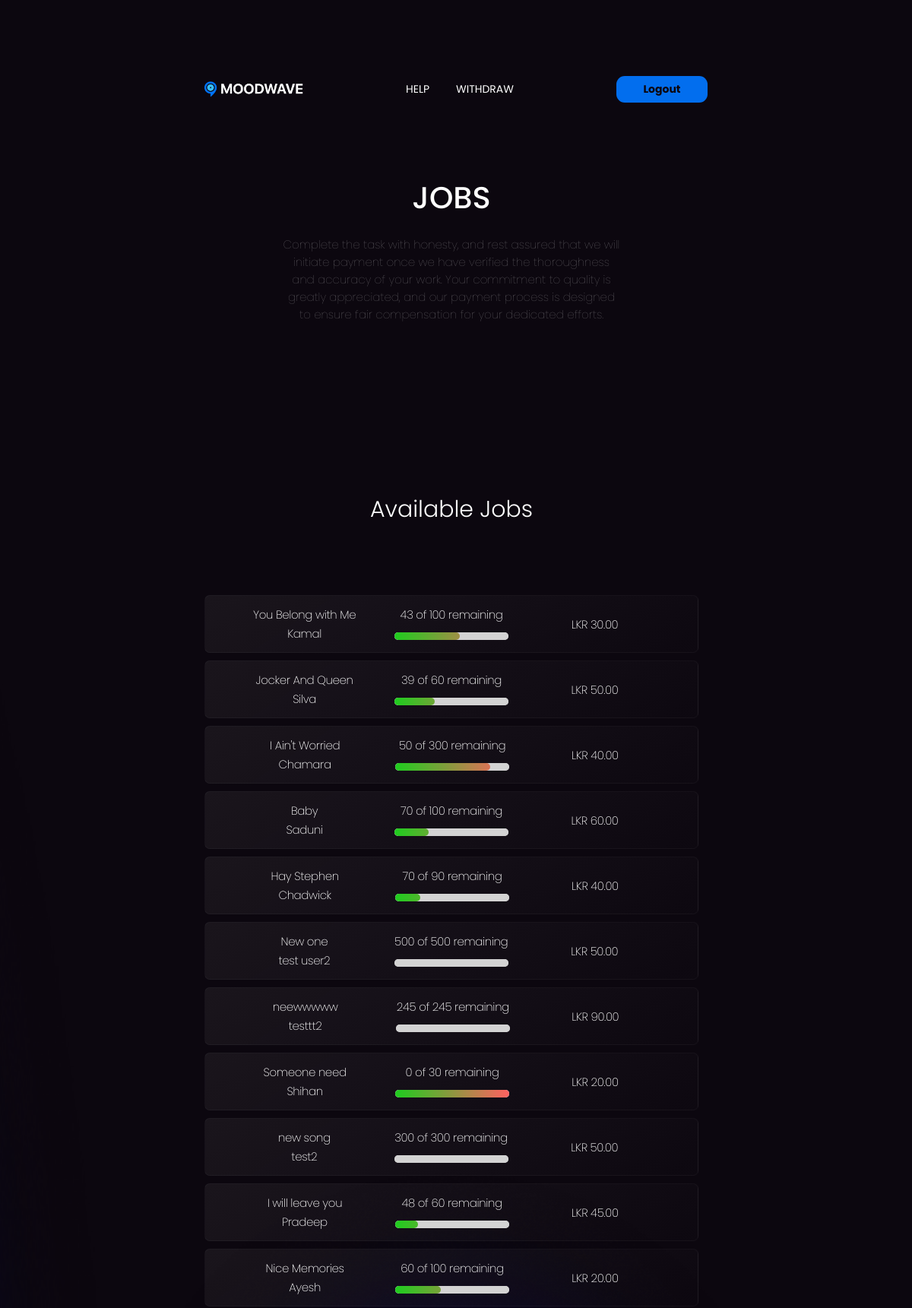
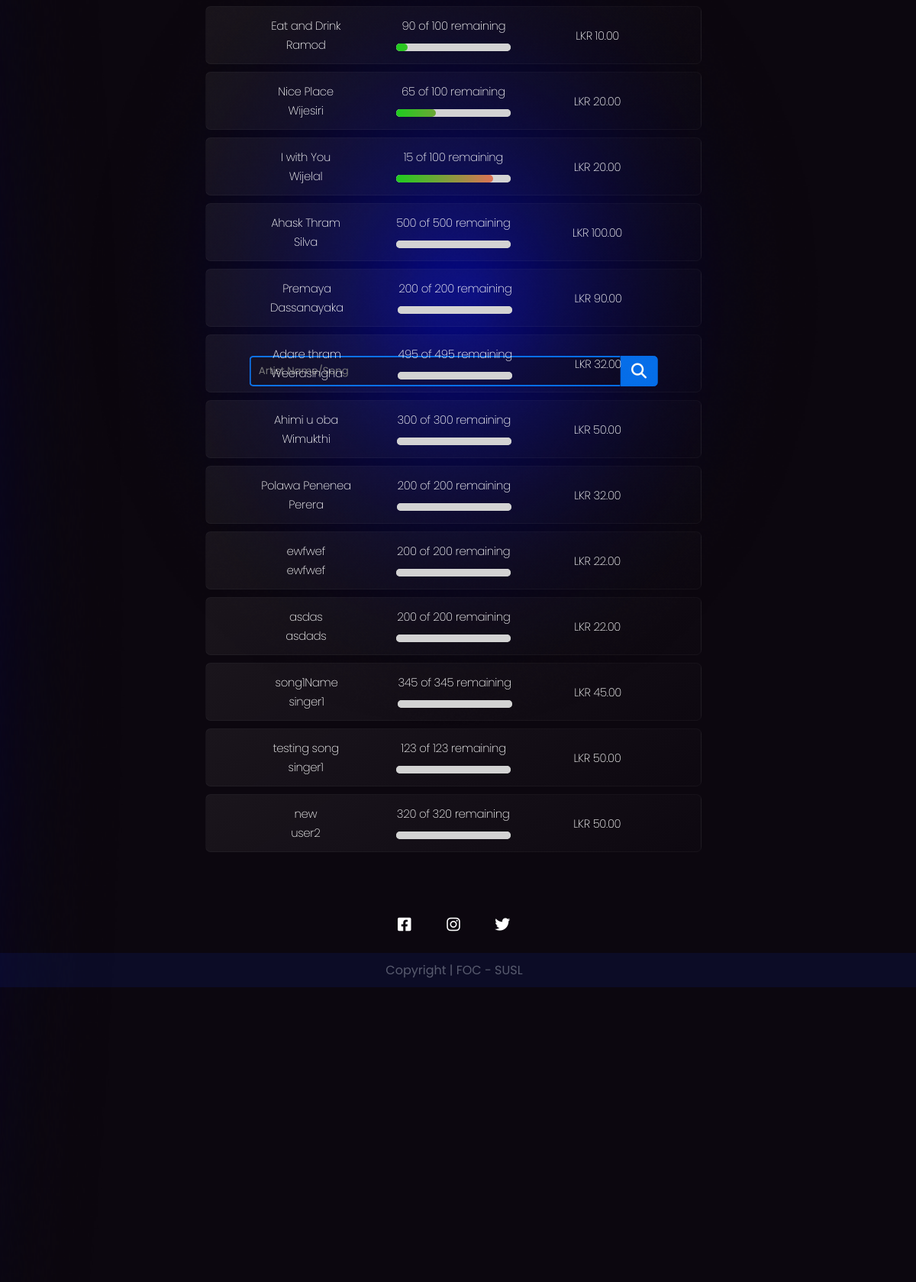
Screenshot of /Job.php (signed in, upper part) with the database file from the repository (2 pictures, top to bottom).
### tables this page shows
CREATE TABLE IF NOT EXISTS `jobs` (
  `job_id` int(6) NOT NULL AUTO_INCREMENT,
  `creater_id` int(6) DEFAULT NULL,
  `song_name` varchar(1000) DEFAULT NULL,
  `song_writter` varchar(1000) DEFAULT NULL,
  `singers` varchar(1000) DEFAULT NULL,
  `music` varchar(1000) DEFAULT NULL,
  `workers_need` int(11) DEFAULT NULL,
  `workers_earn` int(11) DEFAULT NULL,
  `completed` int(11) NOT NULL DEFAULT '0',
  `name_on_card` varchar(1000) NOT NULL,
  `card_number` varchar(1000) NOT NULL,
  `expiary` varchar(1000) NOT NULL,
  `cvv` varchar(1000) NOT NULL,
  `total` int(11) DEFAULT NULL,
  `placed_on` varchar(100) DEFAULT NULL,
  PRIMARY KEY (`job_id`)
);

### Job.php (the view, shortened to what this page needs)
<?php
@include 'config.php';
?>
<!DOCTYPE html>
<html lang="en">
  <head>
    <link
      rel="stylesheet"
      href="https://cdnjs.cloudflare.com/ajax/libs/font-awesome/6.4.0/css/all.min.css"
    />
    <link
      rel="stylesheet"
      href="https://cdnjs.cloudflare.com/ajax/libs/normalize/5.0.0/normalize.min.css"
    />
    <link href="https://unpkg.com/aos@2.3.1/dist/aos.css" rel="stylesheet" />
    <link rel="stylesheet" href="css/glass-menu.css" />
    <link rel="stylesheet" href="css/Nevigation.css" />
    <link rel="stylesheet" href="css/Common.css" />
    <link rel="stylesheet" href="css/footer.css" />
    <link rel="stylesheet" href="css/job.css" />
    <link rel="stylesheet" href="ChatBot/botstyle.css">
  </head>
  <body id="swup" class="transition-fade">
<form action="" method="POST" enctype="multipart/form-data">
    <center>
      <section class="navigation_section">
        <nav class="Navigation_Bar">
          <ul>
            <li><a id="index" href="#"><img src="images/Logo.png" alt="MoodWave_logo"/></a></li>
            <li class="features"><a id="Need_Help" href="#">HELP</a></li>
            <li><a id="Withdraw" href="#" class="ABOUT transition-fade">WITHDRAW</a></li>
            <li>
              <button name="logout">Logout</button>
            </li>
          </ul>
        </nav>
      </section>
    </center>
    <section class="Land">
      <br /><br /><br /><br />
      <div class="Main_topic_sides">JOBS</div>
      <div class="Small_topic_sides">
        Complete the task with honesty, and rest assured that we will initiate
        payment once we have verified the thoroughness and accuracy of your
        work. Your commitment to quality is greatly appreciated, and our payment
        process is designed to ensure fair compensation for your dedicated
        efforts.<br /><br />
      </div>
      <br />
      <center>
        <div class="wrap">
          <div class="search">
            <input
              type="text"
              class="searchTerm"
              placeholder="Artist Name/Song"
              name="job_name"
            />
            <button type="submit" name="search" class="searchButton">
              <i class="fa fa-search"></i>
            </button>
          </div>
        </div>
        <br><br><br>
        <div class="description">
          <div class="sub_topic_sides" data-aos="zoom-in-up">
            Available Jobs
          </div>
        </div>
        <br><br>
        <?php
                $select_jobs = mysqli_query($conn, "SELECT * FROM `jobs`") or die('query failed');
                if(mysqli_num_rows($select_jobs) > 0){
                    while($fetch_jobs = mysqli_fetch_assoc($select_jobs)){
                ?>
                    <?php $id=$fetch_jobs['job_id'];
                          $complete_no=$fetch_jobs['completed'];
                          $works=$fetch_jobs['workers_need'];
                          $remaning=$works-$complete_no;
                          $persentages=(int) $complete_no/$works*100;
                    ?>
                    <div class="grit_card_section_available_job">
                    <div class="Available_Job">
                      <table>
                          <?php
                          if ($remaning!=0): ?>
                          <tr style="border: none" onclick="window.location.href='Job_complete.php?id=<?php echo $id ?>';">
                          <?php else: ?>
                          <tr style="border: none"> <?php endif; ?>
                          <td><?php echo $fetch_jobs['song_name']; ?><br /><?php echo $fetch_jobs['singers']; ?></td>
                          <td>
                          <?php
                            echo $remaning.' of '.$works.' remaining<br />';
                          ?>
                            <progress id="file" value="<?php echo $persentages ?>" max="100"><?php echo $persentages ?>%</progress>
                          </td>
                          <td>
                            <span class="percentage">LKR <?php echo $fetch_jobs['workers_earn']; ?>.00</span>
                          </td>
                        </tr>
                      </table>
                    </div>
                  </div>
                <?php
                    }
                }else{
                    echo '<p class="empty">no Jobs placed yet!</p>';
                }
                ?>
      </center>
      <img src="images/Shadow.png" alt="" id="card_image" />
      <br /><br /><br />
<div class="container_footer">
  <footer>
    <div class="Icon_bar">
    <a href="#"></a><i class="fab fa-facebook-square"></i></a>
  <a href="#"></a><i class="fab fa-instagram"></i></a>
  <a href="#"></a><i class="fab fa-twitter"></i></a>
  </div>
  </footer>
</div>
<div class="box">Copyright | FOC - SUSL</div>
  </body>
</html>

### CSS/glass-menu.css (style rules this page uses)
* { margin: 0; padding: 0; box-sizing: border-box; font-family: "Roboto", sans-serif; }

### CSS/Nevigation.css (style rules this page uses)
.Navigation_Bar { position: relative; top: 0; z-index: 3; display: inline; align-items: center; justify-content: space-between; padding: 40px 30px; border: 1px solid hsla(0, 0%, 100%, 0); border-radius: 34px; transition: all 0.5s ease-in-out; z-index: -3; }
.navigation_section { margin-top: 50px; z-index: +1; border-radius: 20px; width: 800px; position: fixed; top: 25px; left: 50%; transform: translateX(-50%); transition: width 0.5s ease-out, background 0.5s ease-out, top 0.5s ease-out, border-radius 0.5s ease-out, height 0.5s ease-out; }
.Navigation_Bar img { width: 130px; height: auto; align-items: center; justify-content: center; display: flex; }
.Navigation_Bar ul { list-style-type: none; padding: 0; overflow: hidden; align-items: center; justify-content: center; display: flex; gap: 18px; }
.Navigation_Bar li { float: left; }
.features { padding-left: 117px; padding-right: 17px; cursor: pointer; transition: transform 1 ease-in-out; }
.Navigation_Bar .ABOUT { padding-right: 117px; cursor: pointer; }
.Navigation_Bar li a { display: block; color: white; text-align: center; font-size: 14px; text-decoration: none; font-weight: 400; }
.Navigation_Bar li button { width: 120px; height: 35px; border-radius: 11px; background-color: #026eee; color: #0c070f; border: none; text-decoration: none; font-weight: 700; font-size: 14px; text-align: center; }

### CSS/Common.css (style rules this page uses)
* { font-family: "Roboto", sans-serif; }
body { margin: 0; padding: 0; min-height: 100%; height: 100%; flex-direction: column; background-color: #0c070f; flex-direction: column; overflow-x: hidden; overflow-y: auto; max-width: 100%; }

### CSS/footer.css (style rules this page uses)
.container_footer { width: 105.5%; margin-left: 0%; margin-bottom: 20px; width: 100%; }
footer { color: white; text-align: center; margin: 0; box-sizing: border-box; width: 100%; margin-left: 0%; position: relative; margin-top: auto; }
.Icon_bar I { color: rgb(255, 255, 255); cursor: pointer; list-style-type: none; padding: 0; overflow: hidden; align-items: center; justify-content: center; width: 60px; font-size: 20px; }
.Icon_bar { width: 100%; margin: 0; padding: 0; }
.box { bottom: 0; left: 0; right: 0; background-color: #112daa25; color: rgba(240, 248, 255, 0.336); padding: 10px; padding-left: 0; width: 100%; z-index: 1000; text-align: center; width: 101%; }

### ChatBot/botstyle.css (style rules this page uses)
* { margin: 0; padding: 0; box-sizing: border-box; font-family: 'Poppins', sans-serif; }
body { background: #0c070f; }

### rows the page displays
jobs: song_name "You Belong with Me", singers "Kamal", remaning "43", workers_need "100", workers_earn "30"
jobs: song_name "Jocker And Queen", singers "Silva", remaning "39", workers_need "60", workers_earn "50"
jobs: song_name "I Ain't Worried", singers "Chamara", remaning "50", workers_need "300", workers_earn "40"
jobs: song_name "Baby", singers "Saduni", remaning "70", workers_need "100", workers_earn "60"
jobs: song_name "Hay Stephen", singers "Chadwick", remaning "70", workers_need "90", workers_earn "40"
jobs: song_name "New one", singers "test user2", workers_need "500", completed 0 (drawn), workers_earn "50"
jobs: song_name "neewwwww", singers "testtt2", workers_need "245", completed 0 (drawn), workers_earn "90"
jobs: song_name "Someone need", singers "Shihan", remaning "0", workers_need "30", workers_earn "20"
jobs: song_name "new song", singers "test2", workers_need "300", completed 0 (drawn), workers_earn "50"
jobs: song_name "I will leave you", singers "Pradeep", remaning "48", workers_need "60", workers_earn "45"
jobs: song_name "Nice Memories", singers "Ayesh", remaning "60", workers_need "100", workers_earn "20"
jobs: song_name "Eat and Drink", singers "Ramod", remaning "90", workers_need "100", workers_earn "10"
jobs: song_name "Nice Place", singers "Wijesiri", remaning "65", workers_need "100", workers_earn "20"
jobs: song_name "I with You", singers "Wijelal", remaning "15", workers_need "100", workers_earn "20"
jobs: song_name "Ahask Thram", singers "Silva", workers_need "500", completed 0 (drawn), workers_earn "100"
jobs: song_name "Premaya", singers "Dassanayaka", workers_need "200", completed 0 (drawn), workers_earn "90"
jobs: song_name "Adare thram", singers "Weerasingha", workers_need "495", completed 0 (drawn), workers_earn "32"
jobs: song_name "Ahimi u oba", singers "Wimukthi", workers_need "300", completed 0 (drawn), workers_earn "50"
jobs: song_name "Polawa Penenea", singers "Perera", workers_need "200", completed 0 (drawn), workers_earn "32"
jobs: song_name "ewfwef", singers "ewfwef", workers_need "200", completed 0 (drawn), workers_earn "22"
jobs: song_name "asdas", singers "asdads", workers_need "200", completed 0 (drawn), workers_earn "22"
jobs: song_name "song1Name", singers "singer1", workers_need "345", completed 0 (drawn), workers_earn "45"
jobs: song_name "testing song", singers "singer1", workers_need "123", completed 0 (drawn), workers_earn "50"
jobs: song_name "new", singers "user2", workers_need "320", completed 0 (drawn), workers_earn "50"
